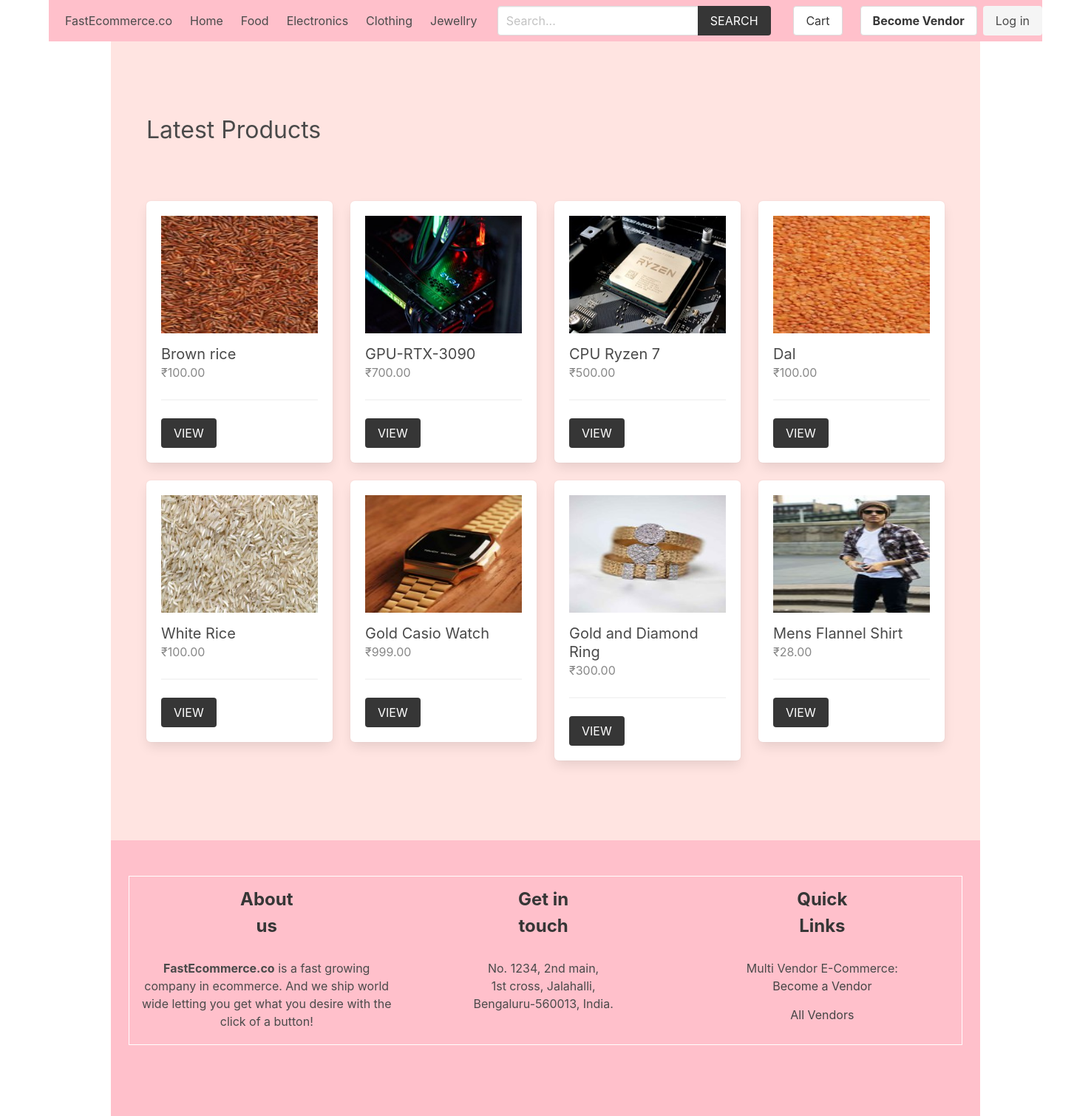
Before: / with the older database file.
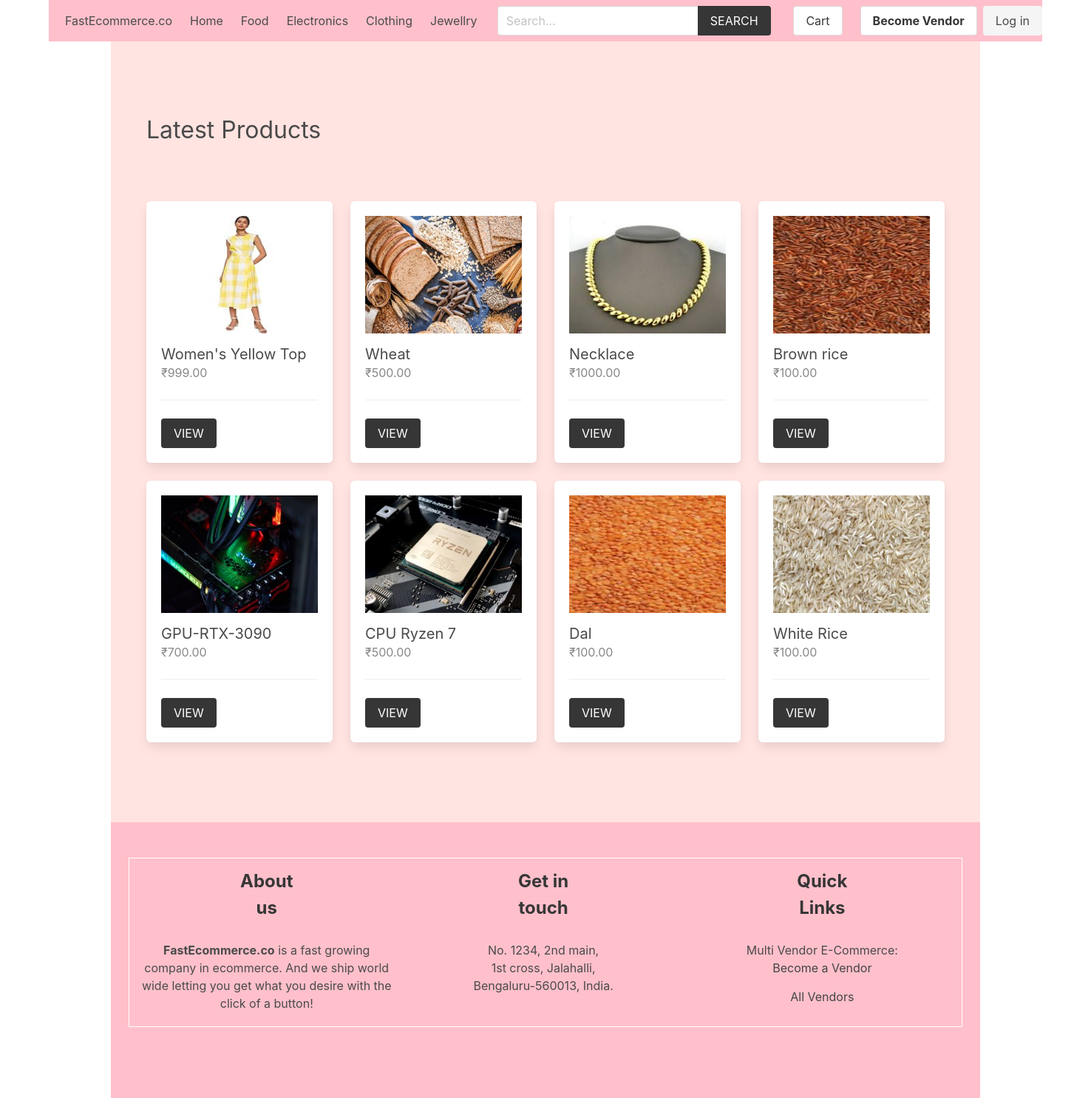
After: the same page with the newer database file.
### product/models.py (models this page shows, shortened)
class Category(models.Model):
    title = models.CharField(max_length=50)
    slug = models.SlugField(max_length=55)
    ordering = models.IntegerField(default=0)
    class Meta:
        ordering = ['ordering']

class Product(models.Model):
    category = models.ForeignKey(Category, related_name='products', on_delete=models.CASCADE)
    vendor = models.ForeignKey(Vendor, related_name="products", on_delete=models.CASCADE)
    title = models.CharField(max_length=50)
    slug = models.SlugField(max_length=55)
    description = models.TextField(blank=True, null=True)
    price = models.DecimalField(max_digits=6, decimal_places=2)
    added_date = models.DateTimeField(auto_now_add=True)
    image = models.ImageField(upload_to='uploads/', blank=True, null=True)
    thumbnail = models.ImageField(upload_to='uploads/', blank=True, null=True) # Change uploads to thumbnails
    class Meta:
        ordering = ['-added_date']
    def get_thumbnail(self):
        if self.thumbnail:
            return self.thumbnail.url

### core/views.py (the view)
# urls.py: path('', views.frontpage, name="home"),
def frontpage(request):
    newest_products = Product.objects.all()[0:8]
    context = {
        'newest_products': newest_products,
    }
    return render(request, 'core/frontpage.html', context)

### cart/cart.py (called while the page is built)
    def __len__(self):
        return sum(item['quantity'] for item in self.cart.values())

### cart/context_processors.py (called while the page is built)
def cart(request):
    return {'cart': Cart(request)}

### product/context_processors.py (called while the page is built)
def menu_categories(request):
    categories = Category.objects.all()
    return {'categories': categories}

### templates/core/frontpage.html (shortened to what this page needs)
{% extends 'core/base.html' %}
{% block content %}
    <div class="columns is-multiline mb-6">
        <div class="column is-12 has-test-centered mt-6 mb-6">
            <h2 class="is-size-3">Latest Products</h2>
        </div>
        {% for product in newest_products %}
            {% include 'product/parts/list_item.html' %}
        {% endfor %}
    </div>
{% endblock content %}

### templates/core/base.html (shortened to what the changed rows need)
{% load static %}
<!DOCTYPE html>
<html lang="en">
<head>
    <link rel="stylesheet" href="https://cdn.jsdelivr.net/npm/bulma@0.9.2/css/bulma.min.css">
    <link rel="stylesheet" href="{% static 'css/main.css' %}">
</head>
<body>
    <div class="container">
        <nav class="navbar navbar-light" role="navigation" aria-label="main navigation"  style="background-color: pink;">
            <div id="navbarBasicExample" class="navbar-menu">
                <div class="navbar-start">
                <a class="navbar-item" href="{% url 'core:home' %}">
                    Home
                </a>
                {% for category in categories %}
                    <a class="navbar-item" href="{% url 'product:category' category.slug %}">
                        {{category.title}}
                    </a>
                {% endfor %}
                </div>
            </div>
            </nav>
    </div>
    <section class="section" style="background-color: #ffe4e1; margin-right: 150px; margin-left:150px;"">
        <div class="container">
            {% block content %}{% endblock content %}
        </div>
    </section>
    <footer class="footer" style="background-color:pink; margin-left:150px; margin-right:150px" >
        <div class="container">
            <table>
                <tr class="is-size-4 mb-4" ><th>About us</th> <th>Get in touch</th> <th>Quick Links</th></tr>
            </table>
        </div>
    </footer>
</body>
</html>

### templates/product/parts/list_item.html
<div class="column is-3 product-list-item">
                <div class="box">
                    <figure class="image is-4by3 mb-4">
                        <img src="{{ product.get_thumbnail }}" alt="{{product.title}}">
                    </figure>
                    <h2 class="subtitle">{{product.title}}</h2>
                    <h3 class="price is-size-6 mb-5">₹{{product.price}}</h3>
                    <hr>
                    <a href="{% url 'product:product' product.category.slug product.slug %}" class="button is-dark is-uppercase">View</a>
                </div>
            </div>

Changed rows visible on the page:
no longer on this page (row unchanged): Product: get_thumbnail (picture), title "Gold Casio Watch", price "999.00"
no longer on this page (row unchanged): Product: get_thumbnail (picture), title "Gold and Diamond Ring", price "300.00"
no longer on this page (row unchanged): Product: get_thumbnail (picture), title "Mens Flannel Shirt", price "28.00"
added Product: get_thumbnail (picture), title "Women's Yellow Top", price "999.00"
added Product: get_thumbnail (picture), title "Wheat", price "500.00"
added Product: get_thumbnail (picture), title "Necklace", price "1000.00"
